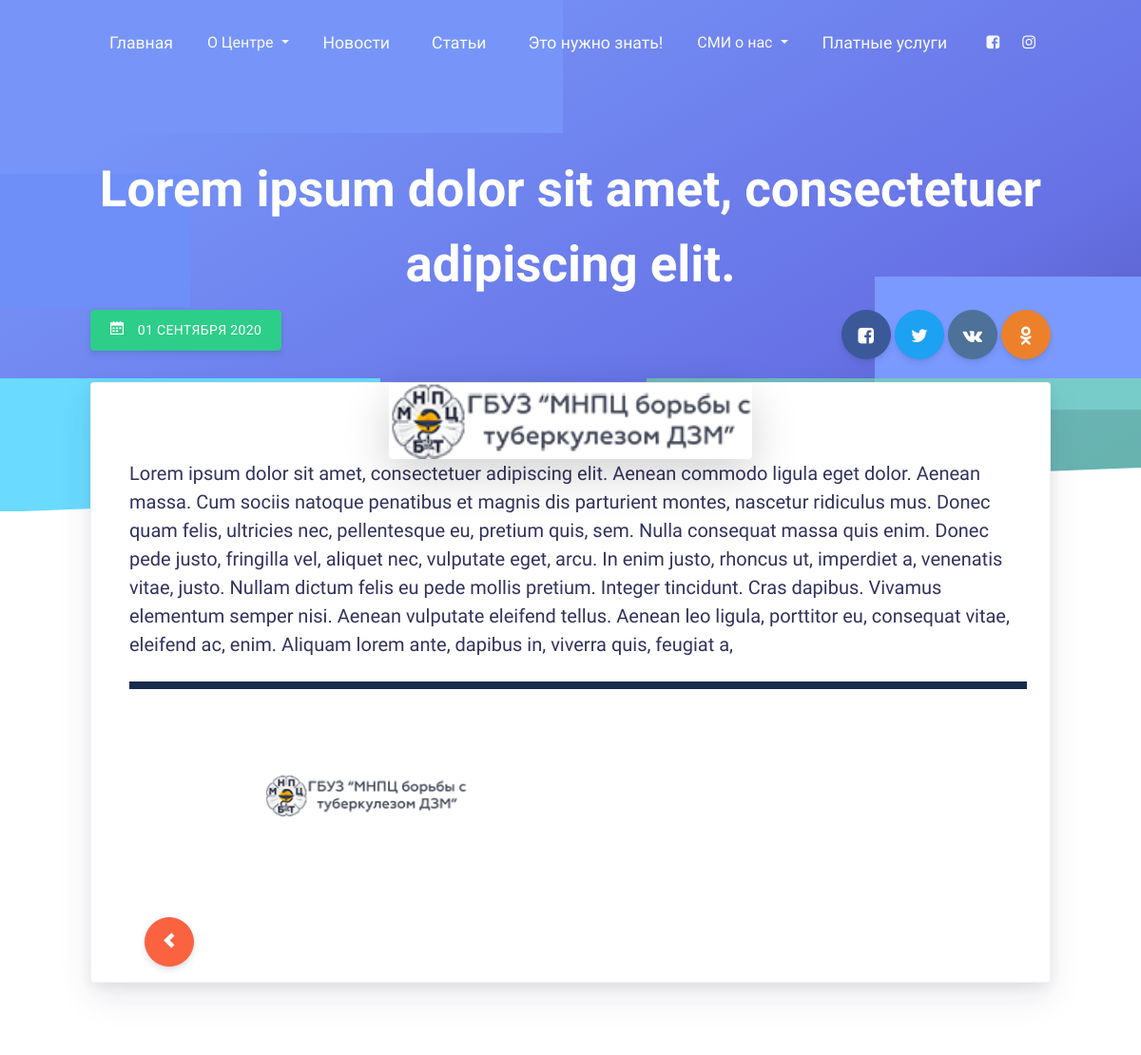
The app's page /articles/articles/1/ (upper part), older data.
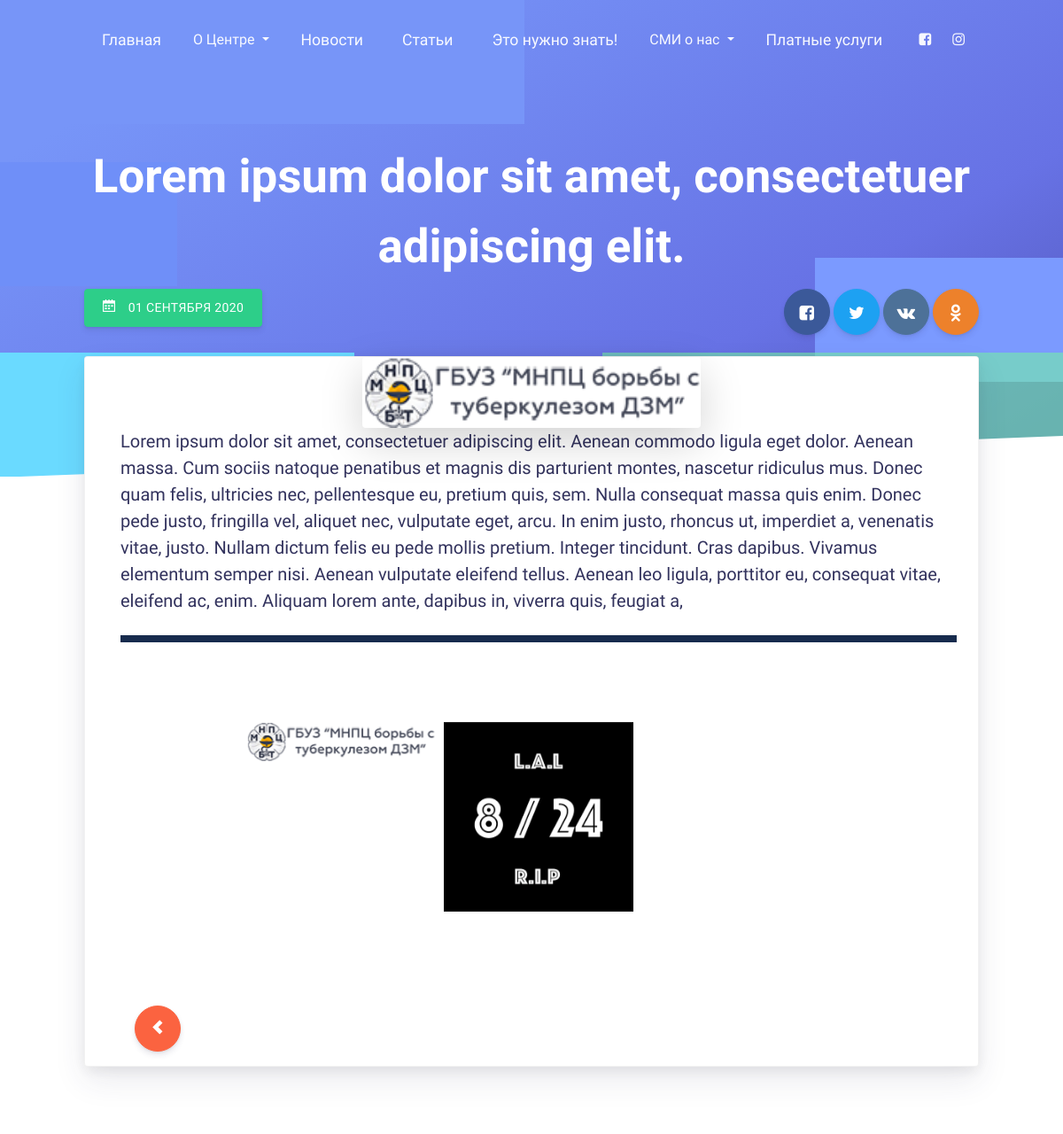
The same page, newer data.
### articles/models.py (models this page shows)
class GalleryPosts(models.Model):
    image = models.ImageField(upload_to='photos/%Y/%m/%d/', verbose_name='Фото', blank=True)
    product = models.ForeignKey(Posts, on_delete=models.CASCADE, related_name='images')
    in_the_title = models.BooleanField(default=False, verbose_name='Заголовок')

### articles/views.py (the view)
def view_articles(request, articles_id):
    articles_item = Posts.objects.get(pk=articles_id)
    image_title = GalleryPosts.objects.all().filter(in_the_title=1, product_id=articles_id)
    image = GalleryPosts.objects.all().filter(product_id=articles_id)
    return render(request, 'articles/view_articles.html', {"articles_item": articles_item, 'image': image, 'image_title': image_title})

### articles/templates/articles/view_articles.html (shortened to what the changed rows need)
{% extends 'base.html' %}
{% block content %}
<div class="wrapper">
    <div class="section section-hero section-shaped">
      <div class="page-header">
        <div class="container shape-container d-flex align-items-center py-lg">
          <div class="col px-0">
            <div class="row align-items-center justify-content-center">
              <div class="text-center">
                <h1 class="text-white display-1">{{ articles_item.title }}</h1>
              </div>
            </div>
          </div>
        </div>
      </div>
    </div>
       <section class="section">
          <div class="container">
            <div class="card card-profile shadow mt--200">
              <div class="px-4">
                  <div class="row justify-content-center">
                      <div class="col-lg-5 order-lg-2">
                          <div class="card-profile-image">
                              <a href="javascript:;">
                                  {% for i in image_title %}
                                    <img src="{{ i.image.url }}" class="img-fluid rounded shadow-lg" width="500px">
                                  {% endfor %}
                              </a>
                          </div>
                      </div>
                  </div>
                      <div class="ml-3">
                            <div class="carousel-wrap">
                                <div class="owl-carousel owl-theme" id="slider-articles">
                                    {% for j in image %}
                                        <div class="item"><a href="{{ j.image.url }}" data-fancybox="example_group" data-caption="Заголовок"><img src=
                                                                                                                                                                     "{{ j.image.url }}"
                                                                                                                                                   alt=""></a></div>
                                    {% endfor %}
                                </div>
                              </div>
              </div>
          </div>
        </div>
    </section>
</div>
{% endblock %}

Row changes from the older to the newer data that the page shows:
added GalleryPosts: image (picture)
